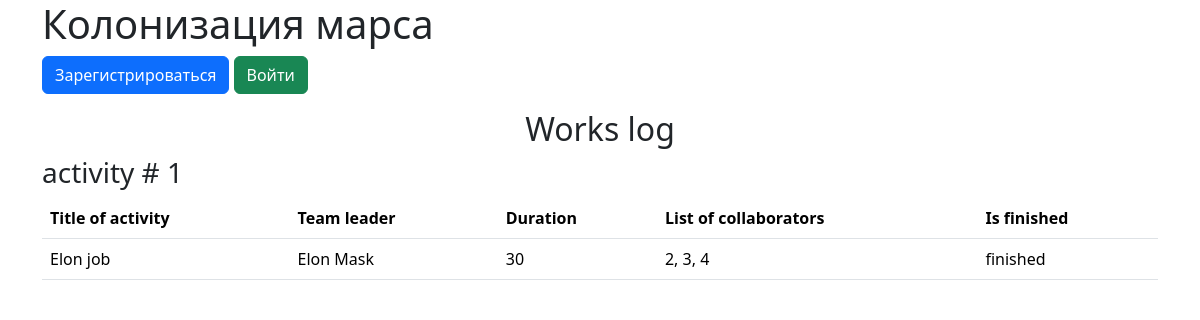
Before: / with the older database file.
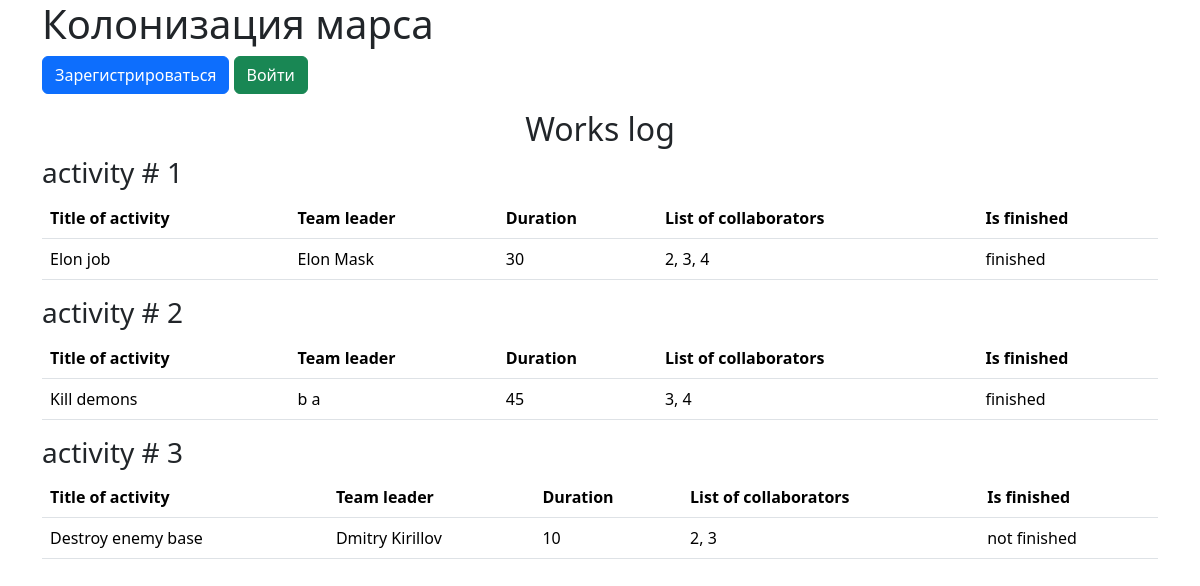
After: the same page with the newer database file.
### data/jobs.py (models this page shows)
class Jobs(SqlAlchemyBase, SerializerMixin):
    __tablename__ = "jobs"
    id = sqlalchemy.Column(sqlalchemy.Integer,
                           primary_key=True, autoincrement=True)
    team_leader = sqlalchemy.Column(sqlalchemy.Integer, sqlalchemy.ForeignKey("users.id"))
    job = sqlalchemy.Column(sqlalchemy.String)
    work_size = sqlalchemy.Column(sqlalchemy.Integer)
    collaborators = sqlalchemy.Column(sqlalchemy.String)
    start_date = sqlalchemy.Column(sqlalchemy.DateTime, default=datetime.datetime.now)
    end_date = sqlalchemy.Column(sqlalchemy.DateTime, nullable=True)
    is_finished = sqlalchemy.Column(sqlalchemy.Boolean)

### main.py (the view)
@app.route("/")
def index():
    db_sess = db_session.create_session()
    param = {}
    param["activities"] = db_sess.query(Jobs).all()
    param["leaders"] = []
    for job in param["activities"]:
        leader = db_sess.query(User).get(job.team_leader)
        param["leaders"].append(f"{leader.name} {leader.surname}")
    param["current_user"] = current_user
    return flask.render_template('job-journal.html', **param)

### data/db_session.py (called while the page is built)
def create_session() -> Session:
    global __factory
    return __factory()

### templates/job-journal.html (shortened to what this page needs)
{% extends 'base.html' %}
{% block content %}
  <h2 class="text-center">Works log</h2>
  {% for job in activities %}
    <h3>activity # {{loop.index}}</h3>
    <table class="table">
      <thead>
        <tr>
          <th scope="col">Title of activity</th>
          <th scope="col">Team leader</th>
          <th scope="col">Duration</th>
          <th scope="col">List of collaborators</th>
          <th scope="col">Is finished</th>
        </tr>
      </thead>
      <tbody>
        <tr>
          <td>{{ job.job }}</td>
          <td>{{ leaders[loop.index0] }}</td>
          <td>{{ job.work_size }}</td>
          <td>{{ job.collaborators }}</td>
          <td>{% if job.is_finished %}finished{% else %}not finished{% endif %}</td>
        </tr>
      </tbody>
    </table>
  {% endfor %}
{% endblock %}

### templates/base.html (shortened to what this page needs)
<!DOCTYPE html>
<html lang="en">
<head>
  <link href="https://cdn.jsdelivr.net/npm/bootstrap@5.3.3/dist/css/bootstrap.min.css" rel="stylesheet">
</head>
<body>
  <div class="container">
    <h1>Колонизация марса</h1>
    {% if current_user.is_authenticated %}
      <a class="navbar-brand" href="/logout">{{ current_user.name }}</a>
    {% else %}
      <p>
        <a class="btn btn-primary " href="/register">Зарегистрироваться</a>
        <a class="btn btn-success" href="/login">Войти</a>
      </p>
    {% endif %}
    {% block content %}{% endblock %}
  </div>
</body>
</html>

Changed rows visible on the page:
added Jobs: job "Kill demons", leaders "b a", work_size "45", collaborators "3, 4", is_finished "finished"
added Jobs: job "Destroy enemy base", leaders "Dmitry Kirillov", work_size "10", collaborators "2, 3", is_finished "not finished"
